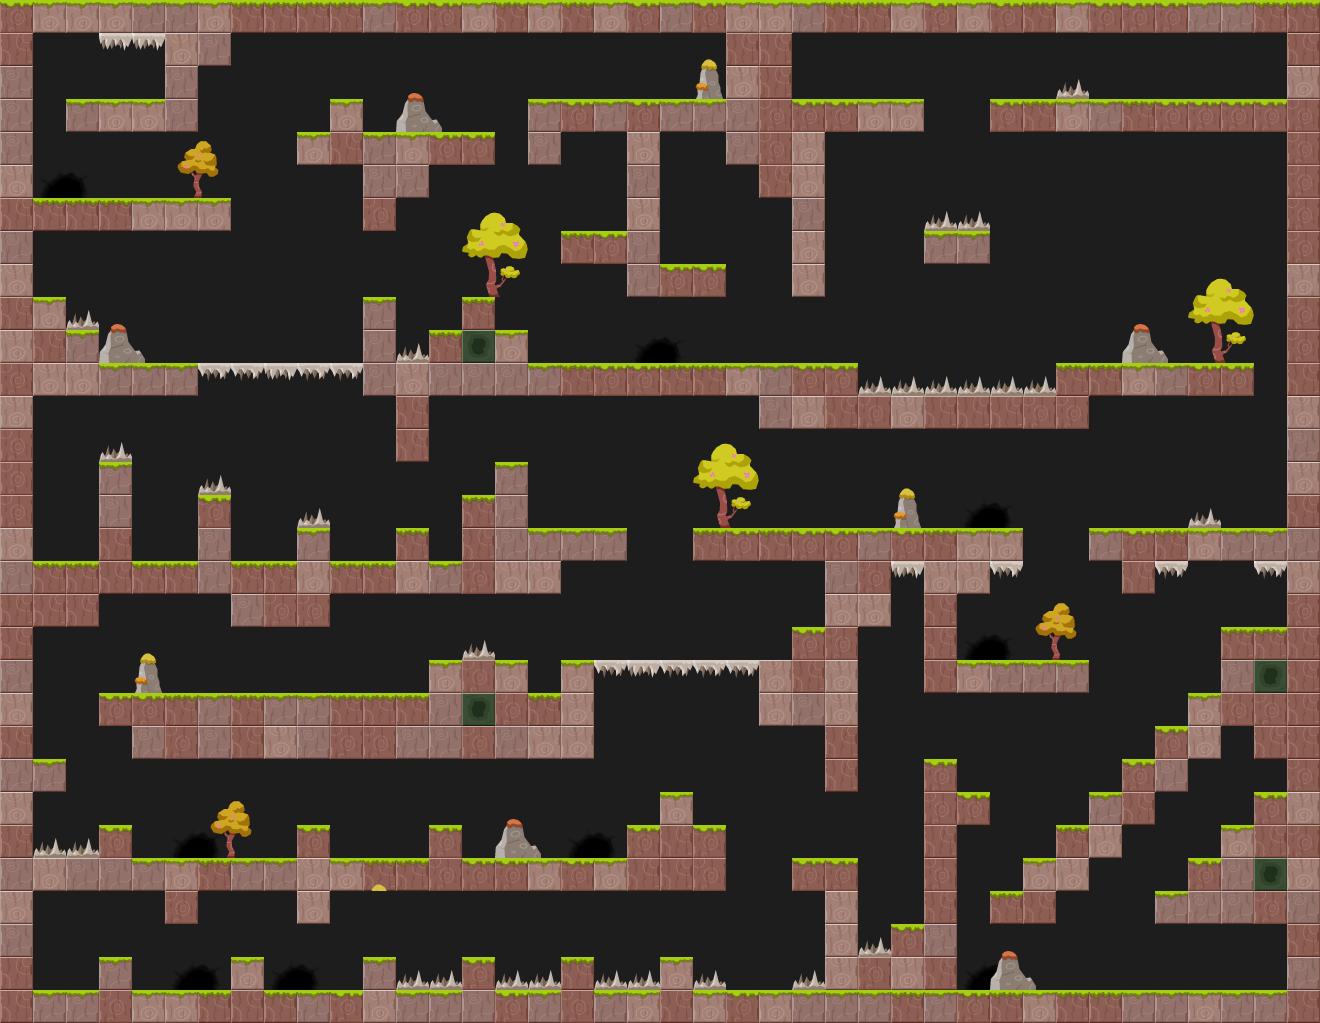

Tiled map render using the project's own tile images. Description and the map definition, with tile-layer contents summarised, below:
An orthogonal 40x31 tile map with 33x33 px tiles, 4 tile layers (bg, deco background, layout, deco foreground) and 169 objects (94x citrus.objects.platformer.box2d.Platform, 25x citrus.objects.CitrusSprite, 17x space_digger.enemies.Spike, 13x space_digger.Seam, 8x space_digger.enemies.SpawnSpot, ...).

<map version="1.0" orientation="orthogonal" width="40" height="31" tilewidth="33" tileheight="33" backgroundcolor="#1d1d1d">
 <tileset firstgid="1" name="tileset_forest" tilewidth="33" tileheight="33">
  <image source="../tilesets/tileset_forest.png" width="297" height="132" />
  <tile id="12">
   <properties>
    <property name="" value="" />
   </properties>
  </tile>
 </tileset>
 <layer name="bg" width="40" height="31">
  <properties>
   <property name="group" value="0" />
  </properties>
  <data>[1240 cells, 0 non-empty, 0 distinct tile ids]</data>
 </layer>
 <layer name="deco background" width="40" height="31">
  <data>[1240 cells, 18 non-empty, 2 distinct tile ids]</data>
 </layer>
 <objectgroup color="#ffff00" name="animated decoration bg" width="40" height="31">
  <properties>
   <property name="group" value="0" />
  </properties>
  <object type="citrus.objects.CitrusSprite" x="1042" y="123">
   <properties>
    <property name="view" value="Liana1_forest" />
   </properties>
   <ellipse />
  </object>
  <object type="citrus.objects.CitrusSprite" x="70" y="223">
   <properties>
    <property name="view" value="Liana1_forest" />
   </properties>
   <ellipse />
  </object>
  <object type="citrus.objects.CitrusSprite" x="1090" y="386">
   <properties>
    <property name="view" value="Liana1_forest" />
   </properties>
   <ellipse />
  </object>
  <object type="citrus.objects.CitrusSprite" x="221" y="747">
   <properties>
    <property name="view" value="Liana1_forest" />
   </properties>
   <ellipse />
  </object>
  <object type="citrus.objects.CitrusSprite" x="529" y="884">
   <properties>
    <property name="view" value="Liana1_forest" />
   </properties>
   <ellipse />
  </object>
  <object type="citrus.objects.CitrusSprite" x="477" y="881">
   <properties>
    <property name="view" value="Liana2_forest" />
   </properties>
   <ellipse />
  </object>
  <object type="citrus.objects.CitrusSprite" x="1137" y="122">
   <properties>
    <property name="view" value="Liana2_forest" />
   </properties>
   <ellipse />
  </object>
  <object type="citrus.objects.CitrusSprite" x="6" y="386">
   <properties>
    <property name="view" value="Liana2_forest" />
   </properties>
   <ellipse />
  </object>
  <object type="citrus.objects.CitrusSprite" x="947" y="415">
   <properties>
    <property name="view" value="Liana2_forest" />
   </properties>
   <ellipse />
  </object>
  <object type="citrus.objects.CitrusSprite" x="384" y="20">
   <properties>
    <property name="view" value="Liana2_forest" />
   </properties>
   <ellipse />
  </object>
  <object type="citrus.objects.CitrusSprite" x="596" y="384">
   <properties>
    <property name="view" value="Liana3_forest" />
   </properties>
   <ellipse />
  </object>
  <object type="citrus.objects.CitrusSprite" x="1013" y="123">
   <properties>
    <property name="view" value="Liana3_forest" />
   </properties>
   <ellipse />
  </object>
  <object type="citrus.objects.CitrusSprite" x="770" y="717">
   <properties>
    <property name="view" value="Liana3_forest" />
   </properties>
   <ellipse />
  </object>
  <object type="citrus.objects.CitrusSprite" x="1269" y="534">
   <properties>
    <property name="view" value="Flor1_forest" />
   </properties>
   <ellipse />
  </object>
  <object type="citrus.objects.CitrusSprite" x="1108" y="798">
   <properties>
    <property name="view" value="Flor1_forest" />
   </properties>
   <ellipse />
  </object>
  <object type="citrus.objects.CitrusSprite" x="183" y="996">
   <properties>
    <property name="view" value="Flor1_forest" />
   </properties>
   <ellipse />
  </object>
  <object type="citrus.objects.CitrusSprite" x="908" y="104">
   <properties>
    <property name="view" value="Flor1_forest" />
   </properties>
   <ellipse />
  </object>
  <object type="citrus.objects.CitrusSprite" x="728" y="367">
   <properties>
    <property name="view" value="Flor2_forest" />
   </properties>
   <ellipse />
  </object>
  <object type="citrus.objects.CitrusSprite" x="174" y="366">
   <properties>
    <property name="view" value="Flor2_forest" />
   </properties>
   <ellipse />
  </object>
  <object type="citrus.objects.CitrusSprite" x="411" y="698">
   <properties>
    <property name="view" value="Flor2_forest" />
   </properties>
   <ellipse />
  </object>
  <object type="citrus.objects.CitrusSprite" x="839" y="866">
   <properties>
    <property name="view" value="Flor2_forest" />
   </properties>
   <ellipse />
  </object>
  <object type="citrus.objects.CitrusSprite" x="676" y="963">
   <properties>
    <property name="view" value="Flor1_forest" />
   </properties>
   <ellipse />
  </object>
  <object type="citrus.objects.CitrusSprite" x="165" y="566">
   <properties>
    <property name="view" value="Flor1_forest" />
   </properties>
   <ellipse />
  </object>
  <object type="citrus.objects.CitrusSprite" x="669" y="366">
   <properties>
    <property name="view" value="Flor1_forest" />
   </properties>
   <ellipse />
  </object>
  <object name="sky" type="citrus.objects.CitrusSprite" x="644" y="-330" width="33" height="33">
   <properties>
    <property name="registration" value="center" />
    <property name="view" value="Sky_forest" />
   </properties>
   <ellipse />
  </object>
 </objectgroup>
 <layer name="layout" width="40" height="31">
  <properties>
   <property name="group" value="2" />
  </properties>
  <data>[1240 cells, 488 non-empty, 12 distinct tile ids]</data>
 </layer>
 <layer name="deco foreground" width="40" height="31">
  <properties>
   <property name="group" value="2" />
  </properties>
  <data>[1240 cells, 59 non-empty, 17 distinct tile ids]</data>
 </layer>
 <objectgroup color="#ffff00" name="platforms" width="40" height="31">
  <properties>
   <property name="group" value="2" />
  </properties>
  <object type="citrus.objects.platformer.box2d.Platform" x="0" y="0" width="1320" height="33" />
  <object type="citrus.objects.platformer.box2d.Platform" x="0" y="990" width="1320" height="33" />
  <object type="citrus.objects.platformer.box2d.Platform" x="0" y="33" width="33" height="957" />
  <object type="citrus.objects.platformer.box2d.Platform" x="1287" y="33" width="33" height="957" />
  <object type="citrus.objects.platformer.box2d.Platform" x="33" y="198" width="198" height="33" />
  <object type="citrus.objects.platformer.box2d.Platform" x="66" y="99" width="132" height="33" />
  <object type="citrus.objects.platformer.box2d.Platform" x="165" y="33" width="33" height="66" />
  <object type="citrus.objects.platformer.box2d.Platform" x="198" y="33" width="33" height="33" />
  <object type="citrus.objects.platformer.box2d.Platform" x="297" y="132" width="198" height="33" />
  <object type="citrus.objects.platformer.box2d.Platform" x="363" y="165" width="33" height="66" />
  <object type="citrus.objects.platformer.box2d.Platform" x="396" y="165" width="33" height="33" />
  <object type="citrus.objects.platformer.box2d.Platform" x="330" y="99" width="33" height="33" />
  <object type="citrus.objects.platformer.box2d.Platform" x="528" y="99" width="33" height="66" />
  </objectgroup>
 <objectgroup color="#ff5500" name="breakable blocks" width="40" height="31">
  <!-- 3 objects omitted --></objectgroup>
 <objectgroup color="#5500ff" name="player &amp; exit" width="40" height="31">
  <!-- 3 objects omitted --></objectgroup>
 <objectgroup color="#00aa00" name="seams" width="40" height="31">
  <properties>
   <property name="view" value="Seam_forest" />
  </properties>
  <!-- 13 objects omitted --></objectgroup>
 <objectgroup color="#ff0000" name="enemies" width="40" height="31">
  <properties>
   <property name="group" value="1" />
  </properties>
  <!-- 25 objects omitted --></objectgroup>
 <objectgroup color="#ff557f" name="enemy limits" width="40" height="31">
  <!-- 6 objects omitted --></objectgroup>
</map>
<!-- 131 of 169 objects omitted -->
